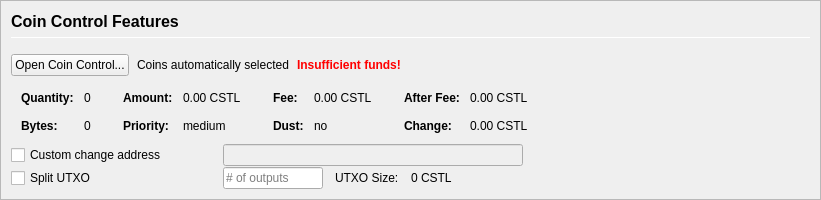
         <widget class="QFrame" name="frameCoinControl">
          <property name="sizePolicy">
           <sizepolicy hsizetype="Expanding" vsizetype="Expanding">
            <horstretch>0</horstretch>
            <verstretch>0</verstretch>
           </sizepolicy>
          </property>
          <property name="maximumSize">
           <size>
            <width>16777215</width>
            <height>16777215</height>
           </size>
          </property>
          <property name="frameShape">
           <enum>QFrame::StyledPanel</enum>
          </property>
          <property name="frameShadow">
           <enum>QFrame::Sunken</enum>
          </property>
          <layout class="QVBoxLayout" name="verticalLayoutCoinControl2">
           <property name="spacing">
            <number>0</number>
           </property>
           <property name="leftMargin">
            <number>0</number>
           </property>
           <property name="topMargin">
            <number>0</number>
           </property>
           <property name="rightMargin">
            <number>0</number>
           </property>
           <property name="bottomMargin">
            <number>0</number>
           </property>
           <item>
            <widget class="QFrame" name="frameCoinControl_BG">
             <layout class="QVBoxLayout" name="verticalLayoutCoinControl" stretch="0,0,0,0,0,0">
              <property name="spacing">
               <number>1</number>
              </property>
              <property name="leftMargin">
               <number>10</number>
              </property>
              <property name="topMargin">
               <number>10</number>
              </property>
              <item>
               <layout class="QHBoxLayout" name="horizontalLayoutCoinControl1">
                <property name="bottomMargin">
                 <number>15</number>
                </property>
                <item>
                 <layout class="QVBoxLayout" name="verticalLayout_3">
                  <property name="spacing">
                   <number>6</number>
                  </property>
                  <item>
                   <widget class="QLabel" name="labelCoinControlFeatures">
                    <property name="sizePolicy">
                     <sizepolicy hsizetype="Preferred" vsizetype="Maximum">
                      <horstretch>0</horstretch>
                      <verstretch>0</verstretch>
                     </sizepolicy>
                    </property>
                    <property name="minimumSize">
                     <size>
                      <width>0</width>
                      <height>20</height>
                     </size>
                    </property>
                    <property name="font">
                     <font>
                      <pointsize>12</pointsize>
                      <weight>75</weight>
                      <bold>true</bold>
                     </font>
                    </property>
                    <property name="styleSheet">
                     <string notr="true">font-weight:bold;</string>
                    </property>
                    <property name="text">
                     <string>Coin Control Features</string>
                    </property>
                   </widget>
                  </item>
                  <item>
                   <widget class="Line" name="line">
                    <property name="minimumSize">
                     <size>
                      <width>0</width>
                      <height>1</height>
                     </size>
                    </property>
                    <property name="maximumSize">
                     <size>
                      <width>16777215</width>
                      <height>1</height>
                     </size>
                    </property>
                    <property name="orientation">
                     <enum>Qt::Horizontal</enum>
                    </property>
                   </widget>
                  </item>
                 </layout>
                </item>
               </layout>
              </item>
              <item>
               <layout class="QHBoxLayout" name="horizontalLayoutCoinControl2" stretch="0,0,0,0">
                <property name="spacing">
                 <number>8</number>
                </property>
                <property name="bottomMargin">
                 <number>10</number>
                </property>
                <item>
                 <widget class="QPushButton" name="pushButtonCoinControl">
                  <property name="styleSheet">
                   <string notr="true"/>
                  </property>
                  <property name="text">
                   <string>Open Coin Control...</string>
                  </property>
                  <property name="autoDefault">
                   <bool>false</bool>
                  </property>
                 </widget>
                </item>
                <item>
                 <widget class="QLabel" name="labelCoinControlAutomaticallySelected">
                  <property name="text">
                   <string>Coins automatically selected</string>
                  </property>
                  <property name="margin">
                   <number>5</number>
                  </property>
                 </widget>
                </item>
                <item>
                 <widget class="QLabel" name="labelCoinControlInsuffFunds">
                  <property name="font">
                   <font>
                    <weight>75</weight>
                    <bold>true</bold>
                   </font>
                  </property>
                  <property name="styleSheet">
                   <string notr="true">color:red;font-weight:bold;</string>
                  </property>
                  <property name="text">
                   <string>Insufficient funds!</string>
                  </property>
                  <property name="margin">
                   <number>5</number>
                  </property>
                 </widget>
                </item>
                <item>
                 <spacer name="horizontalSpacerCoinControl">
                  <property name="orientation">
                   <enum>Qt::Horizontal</enum>
                  </property>
                  <property name="sizeHint" stdset="0">
                   <size>
                    <width>40</width>
                    <height>1</height>
                   </size>
                  </property>
                 </spacer>
                </item>
               </layout>
              </item>
              <item>
               <widget class="QWidget" name="widgetCoinControl" native="true">
                <property name="sizePolicy">
                 <sizepolicy hsizetype="Preferred" vsizetype="Preferred">
                  <horstretch>0</horstretch>
                  <verstretch>0</verstretch>
                 </sizepolicy>
                </property>
                <property name="minimumSize">
                 <size>
                  <width>0</width>
                  <height>0</height>
                 </size>
                </property>
                <property name="styleSheet">
                 <string notr="true"/>
                </property>
                <layout class="QHBoxLayout" name="horizontalLayoutCoinControl5">
                 <property name="leftMargin">
                  <number>0</number>
                 </property>
                 <property name="topMargin">
                  <number>0</number>
                 </property>
                 <property name="rightMargin">
                  <number>0</number>
                 </property>
                 <property name="bottomMargin">
                  <number>0</number>
                 </property>
                 <item>
                  <layout class="QHBoxLayout" name="horizontalLayoutCoinControl3" stretch="0,0,0,1">
                   <property name="spacing">
                    <number>20</number>
                   </property>
                   <property name="topMargin">
                    <number>0</number>
                   </property>
                   <property name="bottomMargin">
                    <number>10</number>
                   </property>
                   <item>
                    <layout class="QFormLayout" name="formLayoutCoinControl1">
                     <property name="horizontalSpacing">
                      <number>10</number>
                     </property>
                     <property name="verticalSpacing">
                      <number>14</number>
                     </property>
                     <property name="leftMargin">
                      <number>10</number>
                     </property>
                     <property name="topMargin">
                      <number>4</number>
                     </property>
                     <property name="rightMargin">
                      <number>6</number>
                     </property>
                     <item row="0" column="0">
                      <widget class="QLabel" name="labelCoinControlQuantityText">
                       <property name="font">
                        <font>
                         <weight>75</weight>
                         <bold>true</bold>
                        </font>
                       </property>
                       <property name="text">
                        <string>Quantity:</string>
                       </property>
                       <property name="margin">
                        <number>0</number>
                       </property>
                      </widget>
                     </item>
                     <item row="0" column="1">
                      <widget class="QLabel" name="labelCoinControlQuantity">
                       <property name="cursor">
                        <cursorShape>IBeamCursor</cursorShape>
                       </property>
                       <property name="contextMenuPolicy">
                        <enum>Qt::ActionsContextMenu</enum>
                       </property>
                       <property name="text">
                        <string notr="true">0</string>
                       </property>
                       <property name="margin">
                        <number>0</number>
                       </property>
                       <property name="textInteractionFlags">
                        <set>Qt::LinksAccessibleByMouse|Qt::TextSelectableByKeyboard|Qt::TextSelectableByMouse</set>
                       </property>
                      </widget>
                     </item>
                     <item row="1" column="0">
                      <widget class="QLabel" name="labelCoinControlBytesText">
                       <property name="font">
                        <font>
                         <weight>75</weight>
                         <bold>true</bold>
                        </font>
                       </property>
                       <property name="text">
                        <string>Bytes:</string>
                       </property>
                      </widget>
                     </item>
                     <item row="1" column="1">
                      <widget class="QLabel" name="labelCoinControlBytes">
                       <property name="cursor">
                        <cursorShape>IBeamCursor</cursorShape>
                       </property>
                       <property name="contextMenuPolicy">
                        <enum>Qt::ActionsContextMenu</enum>
                       </property>
                       <property name="text">
                        <string notr="true">0</string>
                       </property>
                       <property name="textInteractionFlags">
                        <set>Qt::LinksAccessibleByMouse|Qt::TextSelectableByKeyboard|Qt::TextSelectableByMouse</set>
                       </property>
                      </widget>
                     </item>
                    </layout>
                   </item>
                   <item>
                    <layout class="QFormLayout" name="formLayoutCoinControl2">
                     <property name="horizontalSpacing">
                      <number>10</number>
                     </property>
                     <property name="verticalSpacing">
                      <number>14</number>
                     </property>
                     <property name="leftMargin">
                      <number>6</number>
                     </property>
                     <property name="topMargin">
                      <number>4</number>
                     </property>
                     <property name="rightMargin">
                      <number>6</number>
                     </property>
                     <item row="0" column="0">
                      <widget class="QLabel" name="labelCoinControlAmountText">
                       <property name="font">
                        <font>
                         <weight>75</weight>
                         <bold>true</bold>
                        </font>
                       </property>
                       <property name="text">
                        <string>Amount:</string>
                       </property>
                       <property name="margin">
                        <number>0</number>
                       </property>
                      </widget>
                     </item>
                     <item row="0" column="1">
                      <widget class="QLabel" name="labelCoinControlAmount">
                       <property name="cursor">
                        <cursorShape>IBeamCursor</cursorShape>
                       </property>
                       <property name="contextMenuPolicy">
                        <enum>Qt::ActionsContextMenu</enum>
                       </property>
                       <property name="text">
                        <string notr="true">0.00 CSTL</string>
                       </property>
                       <property name="textInteractionFlags">
                        <set>Qt::LinksAccessibleByMouse|Qt::TextSelectableByKeyboard|Qt::TextSelectableByMouse</set>
                       </property>
                      </widget>
                     </item>
                     <item row="1" column="0">
                      <widget class="QLabel" name="labelCoinControlPriorityText">
                       <property name="font">
                        <font>
                         <weight>75</weight>
                         <bold>true</bold>
                        </font>
                       </property>
                       <property name="text">
                        <string>Priority:</string>
                       </property>
                      </widget>
                     </item>
                     <item row="1" column="1">
                      <widget class="QLabel" name="labelCoinControlPriority">
                       <property name="cursor">
                        <cursorShape>IBeamCursor</cursorShape>
                       </property>
                       <property name="contextMenuPolicy">
                        <enum>Qt::ActionsContextMenu</enum>
                       </property>
                       <property name="text">
                        <string>medium</string>
                       </property>
                       <property name="textInteractionFlags">
                        <set>Qt::LinksAccessibleByMouse|Qt::TextSelectableByKeyboard|Qt::TextSelectableByMouse</set>
                       </property>
                      </widget>
                     </item>
                    </layout>
                   </item>
                   <item>
                    <layout class="QFormLayout" name="formLayoutCoinControl3">
                     <property name="horizontalSpacing">
                      <number>10</number>
                     </property>
                     <property name="verticalSpacing">
                      <number>14</number>
                     </property>
                     <property name="leftMargin">
                      <number>6</number>
                     </property>
                     <property name="topMargin">
                      <number>4</number>
                     </property>
                     <property name="rightMargin">
                      <number>6</number>
                     </property>
                     <item row="0" column="0">
                      <widget class="QLabel" name="labelCoinControlFeeText">
                       <property name="font">
                        <font>
                         <weight>75</weight>
                         <bold>true</bold>
                        </font>
                       </property>
                       <property name="text">
                        <string>Fee:</string>
                       </property>
                       <property name="margin">
                        <number>0</number>
                       </property>
                      </widget>
                     </item>
                     <item row="0" column="1">
                      <widget class="QLabel" name="labelCoinControlFee">
                       <property name="cursor">
                        <cursorShape>IBeamCursor</cursorShape>
                       </property>
                       <property name="contextMenuPolicy">
                        <enum>Qt::ActionsContextMenu</enum>
                       </property>
                       <property name="text">
                        <string notr="true">0.00 CSTL</string>
                       </property>
                       <property name="textInteractionFlags">
                        <set>Qt::LinksAccessibleByMouse|Qt::TextSelectableByKeyboard|Qt::TextSelectableByMouse</set>
                       </property>
                      </widget>
                     </item>
                     <item row="1" column="0">
                      <widget class="QLabel" name="labelCoinControlLowOutputText">
                       <property name="font">
                        <font>
                         <weight>75</weight>
                         <bold>true</bold>
                        </font>
                       </property>
                       <property name="text">
                        <string>Dust:</string>
                       </property>
                      </widget>
                     </item>
                     <item row="1" column="1">
                      <widget class="QLabel" name="labelCoinControlLowOutput">
                       <property name="cursor">
                        <cursorShape>IBeamCursor</cursorShape>
                       </property>
                       <property name="contextMenuPolicy">
                        <enum>Qt::ActionsContextMenu</enum>
                       </property>
                       <property name="text">
                        <string>no</string>
                       </property>
                       <property name="textInteractionFlags">
                        <set>Qt::LinksAccessibleByMouse|Qt::TextSelectableByKeyboard|Qt::TextSelectableByMouse</set>
                       </property>
                      </widget>
                     </item>
                    </layout>
                   </item>
                   <item>
                    <layout class="QFormLayout" name="formLayoutCoinControl4">
                     <property name="horizontalSpacing">
                      <number>10</number>
                     </property>
                     <property name="verticalSpacing">
                      <number>14</number>
                     </property>
                     <property name="leftMargin">
                      <number>6</number>
                     </property>
                     <property name="topMargin">
                      <number>4</number>
                     </property>
                     <property name="rightMargin">
                      <number>6</number>
                     </property>
                     <item row="0" column="0">
                      <widget class="QLabel" name="labelCoinControlAfterFeeText">
                       <property name="font">
                        <font>
                         <weight>75</weight>
                         <bold>true</bold>
                        </font>
                       </property>
                       <property name="text">
                        <string>After Fee:</string>
                       </property>
                       <property name="margin">
                        <number>0</number>
                       </property>
                      </widget>
                     </item>
                     <item row="0" column="1">
                      <widget class="QLabel" name="labelCoinControlAfterFee">
                       <property name="cursor">
                        <cursorShape>IBeamCursor</cursorShape>
                       </property>
                       <property name="contextMenuPolicy">
                        <enum>Qt::ActionsContextMenu</enum>
                       </property>
                       <property name="text">
                        <string notr="true">0.00 CSTL</string>
                       </property>
                       <property name="textInteractionFlags">
                        <set>Qt::LinksAccessibleByMouse|Qt::TextSelectableByKeyboard|Qt::TextSelectableByMouse</set>
                       </property>
                      </widget>
                     </item>
                     <item row="1" column="0">
                      <widget class="QLabel" name="labelCoinControlChangeText">
                       <property name="font">
                        <font>
                         <weight>75</weight>
                         <bold>true</bold>
                        </font>
                       </property>
                       <property name="text">
                        <string>Change:</string>
                       </property>
                      </widget>
                     </item>
                     <item row="1" column="1">
                      <widget class="QLabel" name="labelCoinControlChange">
                       <property name="cursor">
                        <cursorShape>IBeamCursor</cursorShape>
                       </property>
                       <property name="contextMenuPolicy">
                        <enum>Qt::ActionsContextMenu</enum>
                       </property>
                       <property name="text">
                        <string notr="true">0.00 CSTL</string>
                       </property>
                       <property name="textInteractionFlags">
                        <set>Qt::LinksAccessibleByMouse|Qt::TextSelectableByKeyboard|Qt::TextSelectableByMouse</set>
                       </property>
                      </widget>
                     </item>
                    </layout>
                   </item>
                  </layout>
                 </item>
                </layout>
               </widget>
              </item>
              <item>
               <layout class="QHBoxLayout" name="horizontalLayoutCoinControl4">
                <property name="spacing">
                 <number>12</number>
                </property>
                <property name="sizeConstraint">
                 <enum>QLayout::SetDefaultConstraint</enum>
                </property>
                <property name="topMargin">
                 <number>0</number>
                </property>
                <property name="rightMargin">
                 <number>0</number>
                </property>
                <item>
                 <widget class="QCheckBox" name="checkBoxCoinControlChange">
                  <property name="sizePolicy">
                   <sizepolicy hsizetype="Preferred" vsizetype="Preferred">
                    <horstretch>0</horstretch>
                    <verstretch>0</verstretch>
                   </sizepolicy>
                  </property>
                  <property name="minimumSize">
                   <size>
                    <width>200</width>
                    <height>0</height>
                   </size>
                  </property>
                  <property name="maximumSize">
                   <size>
                    <width>200</width>
                    <height>16777215</height>
                   </size>
                  </property>
                  <property name="toolTip">
                   <string>If this is activated, but the change address is empty or invalid, change will be sent to a newly generated address.</string>
                  </property>
                  <property name="text">
                   <string>Custom change address</string>
                  </property>
                 </widget>
                </item>
                <item>
                 <widget class="QValidatedLineEdit" name="lineEditCoinControlChange">
                  <property name="enabled">
                   <bool>false</bool>
                  </property>
                  <property name="sizePolicy">
                   <sizepolicy hsizetype="Preferred" vsizetype="Preferred">
                    <horstretch>0</horstretch>
                    <verstretch>0</verstretch>
                   </sizepolicy>
                  </property>
                  <property name="minimumSize">
                   <size>
                    <width>300</width>
                    <height>0</height>
                   </size>
                  </property>
                 </widget>
                </item>
                <item>
                 <widget class="QLabel" name="labelCoinControlChangeLabel">
                  <property name="sizePolicy">
                   <sizepolicy hsizetype="Preferred" vsizetype="Preferred">
                    <horstretch>0</horstretch>
                    <verstretch>0</verstretch>
                   </sizepolicy>
                  </property>
                  <property name="minimumSize">
                   <size>
                    <width>100</width>
                    <height>0</height>
                   </size>
                  </property>
                  <property name="text">
                   <string/>
                  </property>
                  <property name="margin">
                   <number>3</number>
                  </property>
                 </widget>
                </item>
               </layout>
              </item>
              <item>
               <layout class="QHBoxLayout" name="horizontalLayoutCoinControl6">
                <property name="spacing">
                 <number>12</number>
                </property>
                <property name="rightMargin">
                 <number>0</number>
                </property>
                <item>
                 <widget class="QCheckBox" name="splitBlockCheckBox">
                  <property name="sizePolicy">
                   <sizepolicy hsizetype="Preferred" vsizetype="Preferred">
                    <horstretch>0</horstretch>
                    <verstretch>0</verstretch>
                   </sizepolicy>
                  </property>
                  <property name="minimumSize">
                   <size>
                    <width>200</width>
                    <height>0</height>
                   </size>
                  </property>
                  <property name="maximumSize">
                   <size>
                    <width>200</width>
                    <height>16777215</height>
                   </size>
                  </property>
                  <property name="text">
                   <string>Split UTXO</string>
                  </property>
                 </widget>
                </item>
                <item>
                 <widget class="QLineEdit" name="splitBlockLineEdit">
                  <property name="sizePolicy">
                   <sizepolicy hsizetype="Preferred" vsizetype="Preferred">
                    <horstretch>50</horstretch>
                    <verstretch>0</verstretch>
                   </sizepolicy>
                  </property>
                  <property name="minimumSize">
                   <size>
                    <width>100</width>
                    <height>0</height>
                   </size>
                  </property>
                  <property name="maximumSize">
                   <size>
                    <width>100</width>
                    <height>16777215</height>
                   </size>
                  </property>
                  <property name="placeholderText">
                   <string># of outputs</string>
                  </property>
                 </widget>
                </item>
                <item>
                 <widget class="QLabel" name="labelBlockSizeText">
                  <property name="text">
                   <string>UTXO Size:</string>
                  </property>
                 </widget>
                </item>
                <item>
                 <widget class="QLabel" name="labelBlockSize">
                  <property name="text">
                   <string>0 CSTL</string>
                  </property>
                 </widget>
                </item>
                <item>
                 <spacer name="horizontalSpacer_7">
                  <property name="orientation">
                   <enum>Qt::Horizontal</enum>
                  </property>
                  <property name="sizeHint" stdset="0">
                   <size>
                    <width>40</width>
                    <height>20</height>
                   </size>
                  </property>
                 </spacer>
                </item>
               </layout>
              </item>
              <item>
               <spacer name="verticalSpacerCoinControl">
                <property name="orientation">
                 <enum>Qt::Vertical</enum>
                </property>
                <property name="sizeHint" stdset="0">
                 <size>
                  <width>800</width>
                  <height>1</height>
                 </size>
                </property>
               </spacer>
              </item>
             </layout>
            </widget>
           </item>
          </layout>
         </widget>
